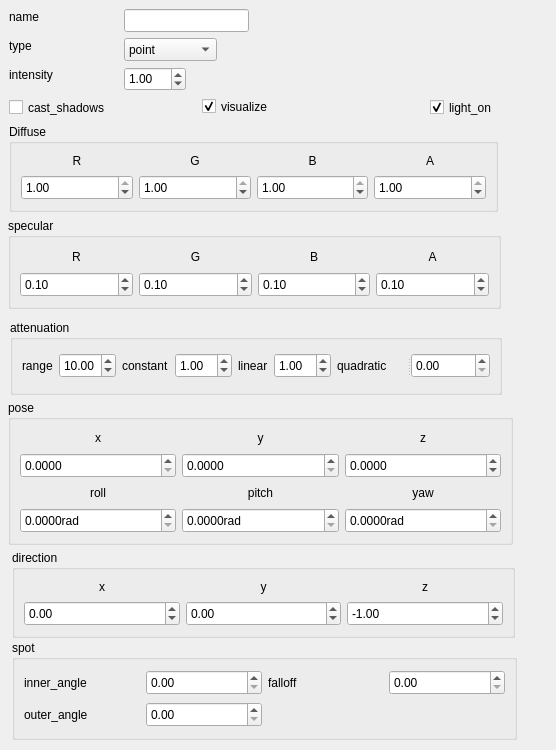
<?xml version="1.0" encoding="UTF-8"?>
<ui version="4.0">
 <class>Form</class>
 <widget class="QWidget" name="Form">
  <property name="geometry">
   <rect>
    <x>0</x>
    <y>0</y>
    <width>556</width>
    <height>750</height>
   </rect>
  </property>
  <property name="windowTitle">
   <string>Form</string>
  </property>
  <widget class="QComboBox" name="light_type">
   <property name="geometry">
    <rect>
     <x>124</x>
     <y>38</y>
     <width>93</width>
     <height>23</height>
    </rect>
   </property>
   <property name="minimumSize">
    <size>
     <width>0</width>
     <height>23</height>
    </size>
   </property>
   <item>
    <property name="text">
     <string>point</string>
    </property>
   </item>
   <item>
    <property name="text">
     <string>spot</string>
    </property>
   </item>
   <item>
    <property name="text">
     <string>directional</string>
    </property>
   </item>
  </widget>
  <widget class="QGroupBox" name="specular_group_box">
   <property name="geometry">
    <rect>
     <x>8</x>
     <y>218</y>
     <width>493</width>
     <height>91</height>
    </rect>
   </property>
   <property name="minimumSize">
    <size>
     <width>0</width>
     <height>91</height>
    </size>
   </property>
   <property name="title">
    <string>specular</string>
   </property>
   <layout class="QGridLayout" name="gridLayout_2">
    <item row="0" column="0">
     <widget class="QLabel" name="specular_R_label_3">
      <property name="text">
       <string>R</string>
      </property>
      <property name="alignment">
       <set>Qt::AlignCenter</set>
      </property>
     </widget>
    </item>
    <item row="0" column="1">
     <widget class="QLabel" name="specular_G_label_3">
      <property name="text">
       <string>G</string>
      </property>
      <property name="alignment">
       <set>Qt::AlignCenter</set>
      </property>
     </widget>
    </item>
    <item row="0" column="2">
     <widget class="QLabel" name="specular_B_label_3">
      <property name="text">
       <string>B</string>
      </property>
      <property name="alignment">
       <set>Qt::AlignCenter</set>
      </property>
     </widget>
    </item>
    <item row="0" column="3">
     <widget class="QLabel" name="specular_A_label_3">
      <property name="text">
       <string>A</string>
      </property>
      <property name="alignment">
       <set>Qt::AlignCenter</set>
      </property>
     </widget>
    </item>
    <item row="1" column="0">
     <widget class="QDoubleSpinBox" name="specular_R_3">
      <property name="minimumSize">
       <size>
        <width>0</width>
        <height>25</height>
       </size>
      </property>
      <property name="maximum">
       <double>1.000000000000000</double>
      </property>
      <property name="singleStep">
       <double>0.100000000000000</double>
      </property>
      <property name="value">
       <double>0.100000000000000</double>
      </property>
     </widget>
    </item>
    <item row="1" column="1">
     <widget class="QDoubleSpinBox" name="specular_G_3">
      <property name="minimumSize">
       <size>
        <width>0</width>
        <height>25</height>
       </size>
      </property>
      <property name="maximum">
       <double>1.000000000000000</double>
      </property>
      <property name="singleStep">
       <double>0.100000000000000</double>
      </property>
      <property name="value">
       <double>0.100000000000000</double>
      </property>
     </widget>
    </item>
    <item row="1" column="2">
     <widget class="QDoubleSpinBox" name="specular_B_3">
      <property name="minimumSize">
       <size>
        <width>0</width>
        <height>25</height>
       </size>
      </property>
      <property name="maximum">
       <double>1.000000000000000</double>
      </property>
      <property name="singleStep">
       <double>0.100000000000000</double>
      </property>
      <property name="value">
       <double>0.100000000000000</double>
      </property>
     </widget>
    </item>
    <item row="1" column="3">
     <widget class="QDoubleSpinBox" name="specular_A_3">
      <property name="minimumSize">
       <size>
        <width>0</width>
        <height>25</height>
       </size>
      </property>
      <property name="maximum">
       <double>1.000000000000000</double>
      </property>
      <property name="value">
       <double>0.100000000000000</double>
      </property>
     </widget>
    </item>
   </layout>
  </widget>
  <widget class="QCheckBox" name="light_on_check_b">
   <property name="geometry">
    <rect>
     <x>430</x>
     <y>97</y>
     <width>73</width>
     <height>21</height>
    </rect>
   </property>
   <property name="minimumSize">
    <size>
     <width>0</width>
     <height>21</height>
    </size>
   </property>
   <property name="text">
    <string>light_on</string>
   </property>
   <property name="checked">
    <bool>true</bool>
   </property>
  </widget>
  <widget class="QDoubleSpinBox" name="intensity_sp">
   <property name="geometry">
    <rect>
     <x>124</x>
     <y>67</y>
     <width>62</width>
     <height>24</height>
    </rect>
   </property>
   <property name="minimumSize">
    <size>
     <width>0</width>
     <height>24</height>
    </size>
   </property>
   <property name="value">
    <double>1.000000000000000</double>
   </property>
  </widget>
  <widget class="QGroupBox" name="attenuation_groupbox">
   <property name="geometry">
    <rect>
     <x>10</x>
     <y>320</y>
     <width>492</width>
     <height>75</height>
    </rect>
   </property>
   <property name="minimumSize">
    <size>
     <width>0</width>
     <height>75</height>
    </size>
   </property>
   <property name="title">
    <string>attenuation</string>
   </property>
   <layout class="QGridLayout" name="gridLayout_3">
    <item row="0" column="0">
     <widget class="QLabel" name="range_label_3">
      <property name="text">
       <string>range</string>
      </property>
     </widget>
    </item>
    <item row="0" column="1">
     <widget class="QDoubleSpinBox" name="range_sp_3">
      <property name="minimumSize">
       <size>
        <width>0</width>
        <height>25</height>
       </size>
      </property>
      <property name="value">
       <double>10.000000000000000</double>
      </property>
     </widget>
    </item>
    <item row="0" column="2">
     <widget class="QLabel" name="constant_label_3">
      <property name="text">
       <string>constant</string>
      </property>
     </widget>
    </item>
    <item row="0" column="3">
     <widget class="QDoubleSpinBox" name="constant_sp_3">
      <property name="minimumSize">
       <size>
        <width>0</width>
        <height>25</height>
       </size>
      </property>
      <property name="value">
       <double>1.000000000000000</double>
      </property>
     </widget>
    </item>
    <item row="0" column="4">
     <widget class="QLabel" name="linear_label_3">
      <property name="text">
       <string>linear</string>
      </property>
     </widget>
    </item>
    <item row="0" column="5">
     <widget class="QDoubleSpinBox" name="linear_sp_3">
      <property name="minimumSize">
       <size>
        <width>0</width>
        <height>25</height>
       </size>
      </property>
      <property name="value">
       <double>1.000000000000000</double>
      </property>
     </widget>
    </item>
    <item row="0" column="6">
     <widget class="QSplitter" name="splitter_12">
      <property name="orientation">
       <enum>Qt::Horizontal</enum>
      </property>
      <widget class="QLabel" name="quadratic_label_3">
       <property name="text">
        <string>quadratic</string>
       </property>
      </widget>
      <widget class="QDoubleSpinBox" name="quadratic_sp_3">
       <property name="minimumSize">
        <size>
         <width>0</width>
         <height>25</height>
        </size>
       </property>
      </widget>
     </widget>
    </item>
   </layout>
  </widget>
  <widget class="QLineEdit" name="light_name">
   <property name="geometry">
    <rect>
     <x>124</x>
     <y>9</y>
     <width>125</width>
     <height>23</height>
    </rect>
   </property>
   <property name="minimumSize">
    <size>
     <width>0</width>
     <height>23</height>
    </size>
   </property>
  </widget>
  <widget class="QCheckBox" name="visualize_checkBox">
   <property name="geometry">
    <rect>
     <x>202</x>
     <y>96</y>
     <width>77</width>
     <height>21</height>
    </rect>
   </property>
   <property name="minimumSize">
    <size>
     <width>0</width>
     <height>21</height>
    </size>
   </property>
   <property name="text">
    <string>visualize</string>
   </property>
   <property name="checked">
    <bool>true</bool>
   </property>
  </widget>
  <widget class="QGroupBox" name="diffuse_group_box">
   <property name="geometry">
    <rect>
     <x>9</x>
     <y>124</y>
     <width>489</width>
     <height>88</height>
    </rect>
   </property>
   <property name="minimumSize">
    <size>
     <width>489</width>
     <height>87</height>
    </size>
   </property>
   <property name="title">
    <string>Diffuse</string>
   </property>
   <layout class="QGridLayout" name="gridLayout">
    <item row="0" column="0">
     <widget class="QLabel" name="diffuse_R_label_3">
      <property name="text">
       <string>R</string>
      </property>
      <property name="alignment">
       <set>Qt::AlignCenter</set>
      </property>
     </widget>
    </item>
    <item row="0" column="1">
     <widget class="QLabel" name="diffuse_G_label_3">
      <property name="text">
       <string>G</string>
      </property>
      <property name="alignment">
       <set>Qt::AlignCenter</set>
      </property>
     </widget>
    </item>
    <item row="0" column="2">
     <widget class="QLabel" name="diffuse_B_label_3">
      <property name="text">
       <string>B</string>
      </property>
      <property name="alignment">
       <set>Qt::AlignCenter</set>
      </property>
     </widget>
    </item>
    <item row="0" column="3">
     <widget class="QLabel" name="diffuse_A_label_3">
      <property name="text">
       <string>A</string>
      </property>
      <property name="alignment">
       <set>Qt::AlignCenter</set>
      </property>
     </widget>
    </item>
    <item row="1" column="0">
     <widget class="QDoubleSpinBox" name="diffusse_R_3">
      <property name="minimumSize">
       <size>
        <width>0</width>
        <height>25</height>
       </size>
      </property>
      <property name="maximum">
       <double>1.000000000000000</double>
      </property>
      <property name="singleStep">
       <double>0.100000000000000</double>
      </property>
      <property name="value">
       <double>1.000000000000000</double>
      </property>
     </widget>
    </item>
    <item row="1" column="1">
     <widget class="QDoubleSpinBox" name="diffuse_G_3">
      <property name="minimumSize">
       <size>
        <width>0</width>
        <height>25</height>
       </size>
      </property>
      <property name="maximum">
       <double>1.000000000000000</double>
      </property>
      <property name="singleStep">
       <double>0.100000000000000</double>
      </property>
      <property name="value">
       <double>1.000000000000000</double>
      </property>
     </widget>
    </item>
    <item row="1" column="2">
     <widget class="QDoubleSpinBox" name="diffuse_B_3">
      <property name="minimumSize">
       <size>
        <width>0</width>
        <height>25</height>
       </size>
      </property>
      <property name="maximum">
       <double>1.000000000000000</double>
      </property>
      <property name="singleStep">
       <double>0.100000000000000</double>
      </property>
      <property name="value">
       <double>1.000000000000000</double>
      </property>
     </widget>
    </item>
    <item row="1" column="3">
     <widget class="QDoubleSpinBox" name="diffuse_A_3">
      <property name="minimumSize">
       <size>
        <width>0</width>
        <height>25</height>
       </size>
      </property>
      <property name="maximum">
       <double>1.000000000000000</double>
      </property>
      <property name="singleStep">
       <double>0.100000000000000</double>
      </property>
      <property name="value">
       <double>1.000000000000000</double>
      </property>
     </widget>
    </item>
   </layout>
  </widget>
  <widget class="QLabel" name="intensity_label">
   <property name="geometry">
    <rect>
     <x>9</x>
     <y>67</y>
     <width>52</width>
     <height>16</height>
    </rect>
   </property>
   <property name="text">
    <string>intensity</string>
   </property>
  </widget>
  <widget class="QLabel" name="light_type_label">
   <property name="geometry">
    <rect>
     <x>9</x>
     <y>38</y>
     <width>27</width>
     <height>16</height>
    </rect>
   </property>
   <property name="text">
    <string>type</string>
   </property>
  </widget>
  <widget class="QCheckBox" name="cast_shadows_check_b">
   <property name="geometry">
    <rect>
     <x>9</x>
     <y>97</y>
     <width>109</width>
     <height>21</height>
    </rect>
   </property>
   <property name="minimumSize">
    <size>
     <width>0</width>
     <height>21</height>
    </size>
   </property>
   <property name="text">
    <string>cast_shadows</string>
   </property>
  </widget>
  <widget class="QLabel" name="light_name_label">
   <property name="geometry">
    <rect>
     <x>9</x>
     <y>9</y>
     <width>34</width>
     <height>16</height>
    </rect>
   </property>
   <property name="text">
    <string>name</string>
   </property>
  </widget>
  <widget class="QGroupBox" name="spot_groupbox">
   <property name="geometry">
    <rect>
     <x>12</x>
     <y>640</y>
     <width>505</width>
     <height>100</height>
    </rect>
   </property>
   <property name="minimumSize">
    <size>
     <width>0</width>
     <height>100</height>
    </size>
   </property>
   <property name="title">
    <string>spot</string>
   </property>
   <layout class="QGridLayout" name="gridLayout_6">
    <item row="0" column="0">
     <widget class="QLabel" name="inner_angle_label">
      <property name="text">
       <string>inner_angle</string>
      </property>
     </widget>
    </item>
    <item row="0" column="1">
     <widget class="QDoubleSpinBox" name="inner_angle_sp">
      <property name="minimumSize">
       <size>
        <width>0</width>
        <height>25</height>
       </size>
      </property>
     </widget>
    </item>
    <item row="0" column="2">
     <widget class="QLabel" name="falloff_label">
      <property name="text">
       <string>falloff</string>
      </property>
     </widget>
    </item>
    <item row="0" column="3">
     <widget class="QDoubleSpinBox" name="falloff_sp">
      <property name="minimumSize">
       <size>
        <width>0</width>
        <height>25</height>
       </size>
      </property>
     </widget>
    </item>
    <item row="1" column="0">
     <widget class="QLabel" name="outer_angle_label">
      <property name="text">
       <string>outer_angle</string>
      </property>
     </widget>
    </item>
    <item row="1" column="1">
     <widget class="QDoubleSpinBox" name="outer_angle_sp">
      <property name="minimumSize">
       <size>
        <width>0</width>
        <height>25</height>
       </size>
      </property>
     </widget>
    </item>
   </layout>
  </widget>
  <widget class="QGroupBox" name="direction_groupbox">
   <property name="geometry">
    <rect>
     <x>12</x>
     <y>550</y>
     <width>503</width>
     <height>88</height>
    </rect>
   </property>
   <property name="minimumSize">
    <size>
     <width>0</width>
     <height>83</height>
    </size>
   </property>
   <property name="title">
    <string>direction</string>
   </property>
   <layout class="QGridLayout" name="gridLayout_5">
    <item row="0" column="0">
     <widget class="QLabel" name="direcrion_x_label">
      <property name="text">
       <string>x</string>
      </property>
      <property name="alignment">
       <set>Qt::AlignCenter</set>
      </property>
     </widget>
    </item>
    <item row="0" column="1">
     <widget class="QLabel" name="direction_y_label">
      <property name="text">
       <string>y</string>
      </property>
      <property name="alignment">
       <set>Qt::AlignCenter</set>
      </property>
     </widget>
    </item>
    <item row="0" column="2">
     <widget class="QLabel" name="direction_z_label">
      <property name="text">
       <string>z</string>
      </property>
      <property name="alignment">
       <set>Qt::AlignCenter</set>
      </property>
     </widget>
    </item>
    <item row="1" column="0">
     <widget class="QDoubleSpinBox" name="doubleSpinBox">
      <property name="minimumSize">
       <size>
        <width>0</width>
        <height>25</height>
       </size>
      </property>
      <property name="minimum">
       <double>-100.000000000000000</double>
      </property>
     </widget>
    </item>
    <item row="1" column="1">
     <widget class="QDoubleSpinBox" name="direction_y">
      <property name="minimumSize">
       <size>
        <width>0</width>
        <height>25</height>
       </size>
      </property>
      <property name="minimum">
       <double>-100.000000000000000</double>
      </property>
     </widget>
    </item>
    <item row="1" column="2">
     <widget class="QDoubleSpinBox" name="direction_z">
      <property name="minimumSize">
       <size>
        <width>0</width>
        <height>25</height>
       </size>
      </property>
      <property name="minimum">
       <double>-100.000000000000000</double>
      </property>
      <property name="value">
       <double>-1.000000000000000</double>
      </property>
     </widget>
    </item>
   </layout>
  </widget>
  <widget class="QGroupBox" name="pose_groupbox">
   <property name="geometry">
    <rect>
     <x>8</x>
     <y>400</y>
     <width>505</width>
     <height>145</height>
    </rect>
   </property>
   <property name="minimumSize">
    <size>
     <width>505</width>
     <height>145</height>
    </size>
   </property>
   <property name="title">
    <string>pose</string>
   </property>
   <layout class="QGridLayout" name="gridLayout_4">
    <item row="0" column="0">
     <widget class="QLabel" name="pose_x_label">
      <property name="text">
       <string>x</string>
      </property>
      <property name="alignment">
       <set>Qt::AlignCenter</set>
      </property>
     </widget>
    </item>
    <item row="0" column="1">
     <widget class="QLabel" name="pose_y_label">
      <property name="text">
       <string>y</string>
      </property>
      <property name="alignment">
       <set>Qt::AlignCenter</set>
      </property>
     </widget>
    </item>
    <item row="0" column="2">
     <widget class="QLabel" name="pose_z_label">
      <property name="text">
       <string>z</string>
      </property>
      <property name="alignment">
       <set>Qt::AlignCenter</set>
      </property>
     </widget>
    </item>
    <item row="1" column="0">
     <widget class="QDoubleSpinBox" name="pose_x_sp">
      <property name="minimumSize">
       <size>
        <width>0</width>
        <height>25</height>
       </size>
      </property>
      <property name="decimals">
       <number>4</number>
      </property>
     </widget>
    </item>
    <item row="1" column="1">
     <widget class="QDoubleSpinBox" name="pose_y_sp">
      <property name="minimumSize">
       <size>
        <width>0</width>
        <height>25</height>
       </size>
      </property>
      <property name="decimals">
       <number>4</number>
      </property>
     </widget>
    </item>
    <item row="1" column="2">
     <widget class="QDoubleSpinBox" name="pose_z_sp">
      <property name="minimumSize">
       <size>
        <width>0</width>
        <height>25</height>
       </size>
      </property>
      <property name="decimals">
       <number>4</number>
      </property>
      <property name="minimum">
       <double>-100.000000000000000</double>
      </property>
     </widget>
    </item>
    <item row="2" column="0">
     <widget class="QLabel" name="pose_roll_label">
      <property name="text">
       <string>roll</string>
      </property>
      <property name="alignment">
       <set>Qt::AlignCenter</set>
      </property>
     </widget>
    </item>
    <item row="2" column="1">
     <widget class="QLabel" name="pose_pitch_label">
      <property name="text">
       <string>pitch</string>
      </property>
      <property name="alignment">
       <set>Qt::AlignCenter</set>
      </property>
     </widget>
    </item>
    <item row="2" column="2">
     <widget class="QLabel" name="pose_yaw_label">
      <property name="text">
       <string>yaw</string>
      </property>
      <property name="alignment">
       <set>Qt::AlignCenter</set>
      </property>
     </widget>
    </item>
    <item row="3" column="0">
     <widget class="QDoubleSpinBox" name="pose_roll_sp">
      <property name="minimumSize">
       <size>
        <width>0</width>
        <height>25</height>
       </size>
      </property>
      <property name="suffix">
       <string>rad</string>
      </property>
      <property name="decimals">
       <number>4</number>
      </property>
     </widget>
    </item>
    <item row="3" column="1">
     <widget class="QDoubleSpinBox" name="pose_pitch_sp">
      <property name="minimumSize">
       <size>
        <width>0</width>
        <height>25</height>
       </size>
      </property>
      <property name="suffix">
       <string>rad</string>
      </property>
      <property name="decimals">
       <number>4</number>
      </property>
     </widget>
    </item>
    <item row="3" column="2">
     <widget class="QDoubleSpinBox" name="pose_yaw_sp">
      <property name="minimumSize">
       <size>
        <width>0</width>
        <height>25</height>
       </size>
      </property>
      <property name="suffix">
       <string>rad</string>
      </property>
      <property name="decimals">
       <number>4</number>
      </property>
     </widget>
    </item>
   </layout>
  </widget>
 </widget>
 <resources/>
 <connections/>
</ui>
